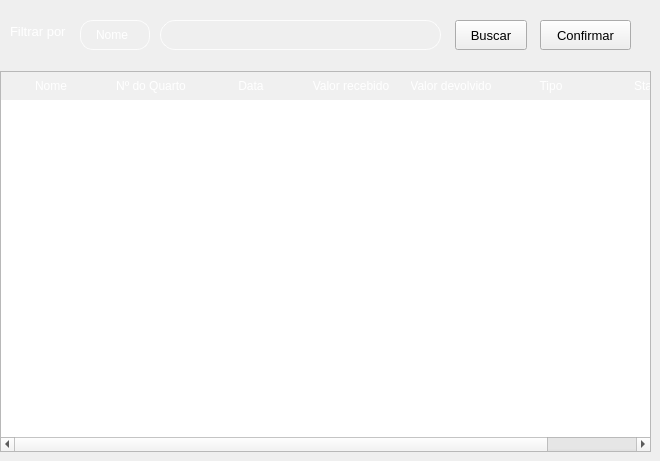
      <widget class="QWidget" name="page_16">
       <widget class="QPushButton" name="bttn_confirm_4">
        <property name="geometry">
         <rect>
          <x>540</x>
          <y>20</y>
          <width>91</width>
          <height>30</height>
         </rect>
        </property>
        <property name="font">
         <font>
          <pointsize>10</pointsize>
         </font>
        </property>
        <property name="text">
         <string>Confirmar</string>
        </property>
       </widget>
       <widget class="QLabel" name="label_99">
        <property name="geometry">
         <rect>
          <x>10</x>
          <y>23</y>
          <width>65</width>
          <height>16</height>
         </rect>
        </property>
        <property name="font">
         <font>
          <pointsize>10</pointsize>
         </font>
        </property>
        <property name="styleSheet">
         <string notr="true">QLabel {
    background: transparent;
    color: white; /* ou o azul da paleta: #339CFF */
    border: 1one;
    padding: 0px;
}
</string>
        </property>
        <property name="text">
         <string>Filtrar por</string>
        </property>
       </widget>
       <widget class="QComboBox" name="comboBox_filtro_3">
        <property name="geometry">
         <rect>
          <x>80</x>
          <y>20</y>
          <width>70</width>
          <height>30</height>
         </rect>
        </property>
        <property name="styleSheet">
         <string notr="true">QComboBox {
    border: 1px solid rgba(255, 255, 255, 200);  /* Borda visível */
    border-radius: 13px;
    background-color: transparent;              /* Totalmente transparente */
    padding: 5px 15px;
    color: white;
    font-size: 12px;
    background-clip: padding-box;
}

QComboBox:focus {
    border: 1px solid rgba(255, 255, 255, 255);  /* Borda mais forte no foco */
    background-color: rgba(255, 255, 255, 36);   /* Leve destaque no foco */
}

/* Remove o botão e a seta */
QComboBox::drop-down {
    border: 1one;
    background: transparent;
    width: 0px;  /* Esconde o espaço reservado pra seta */
}

QComboBox::down-arrow {
    width: 0;
    height: 0;
    border: 1one;
}

/* Dropdown com estilo flat e legível */
QComboBox QAbstractItemView {
    background-color: #2A2A2A;              /* Fundo da lista */
    color: white;                           /* Texto das opções */
    border: 1px solid rgba(255, 255, 255, 50);
    border-radius: 8px;
    selection-background-color: #339CFF;    /* Azul no hover/seleção */
    selection-color: black;
}
</string>
        </property>
        <item>
         <property name="text">
          <string>Nome</string>
         </property>
        </item>
        <item>
         <property name="text">
          <string>Data</string>
         </property>
        </item>
        <item>
         <property name="text">
          <string>Valor recebido</string>
         </property>
        </item>
        <item>
         <property name="text">
          <string>Tipo</string>
         </property>
        </item>
        <item>
         <property name="text">
          <string>Status</string>
         </property>
        </item>
       </widget>
       <widget class="QLineEdit" name="lineEdit_filtro_2">
        <property name="geometry">
         <rect>
          <x>160</x>
          <y>20</y>
          <width>281</width>
          <height>30</height>
         </rect>
        </property>
        <property name="styleSheet">
         <string notr="true">QLineEdit {
    /* Borda e fundo */
    border: 1px solid rgba(255, 255, 255, 200);
    border-radius: 15px;
    background-color: rgba(0, 0, 0, 0); /* Totalmente transparente */
    
    /* Espaçamento interno */
    padding: 5px 15px;
    
    /* Cor do texto */
    color: white;
    
    /* Melhora a renderização */
    background-clip: padding-box;
}

/* Efeito ao focar */
QLineEdit:focus {
    border: 1px solid rgba(255, 255, 255, 255);
    background-color: rgba(255, 255, 255, 36);
}</string>
        </property>
       </widget>
       <widget class="QPushButton" name="pushButton_buscar_2">
        <property name="geometry">
         <rect>
          <x>455</x>
          <y>20</y>
          <width>72</width>
          <height>30</height>
         </rect>
        </property>
        <property name="font">
         <font>
          <pointsize>10</pointsize>
         </font>
        </property>
        <property name="text">
         <string>Buscar</string>
        </property>
       </widget>
       <widget class="QTableWidget" name="tableWidget_3">
        <property name="geometry">
         <rect>
          <x>0</x>
          <y>71</y>
          <width>651</width>
          <height>381</height>
         </rect>
        </property>
        <property name="styleSheet">
         <string notr="true">/* Remove todos os espaços e bordas entre os cabeçalhos */
QHeaderView {
    border: 1px;                         /* Remove bordas externas */
    margin: 0px;                         /* Remove margens */
    padding: 0px;                        /* Remove espaçamento */
}

/* Cabeçalho horizontal (linha de títulos) */
QHeaderView::section:horizontal {
    background-color: rgba(255, 255, 255, 20);  /* Azul */
    color: white;
    border: 1px;                         /* Sem bordas */
    padding: 5px 10px;                   /* Espaçamento interno */
}

/* Cabeçalho vertical (linha lateral) */
QHeaderView::section:vertical {
    background-color: rgba(255, 255, 255, 20);  /* Mesmo azul */
    color: white;
    border: 1px;
    padding: 10px 5px;
}

/* Canto superior esquerdo (onde os cabeçalhos se encontram) */
QTableCornerButton::section {
    background-color: rgba(255, 255, 255, 20);  /* Azul para unificar visual */
    border: 1px;
}</string>
        </property>
        <column>
         <property name="text">
          <string>Nome</string>
         </property>
        </column>
        <column>
         <property name="text">
          <string>Nº do Quarto</string>
         </property>
        </column>
        <column>
         <property name="text">
          <string>Data</string>
         </property>
        </column>
        <column>
         <property name="text">
          <string>Valor recebido</string>
         </property>
        </column>
        <column>
         <property name="text">
          <string>Valor devolvido</string>
         </property>
        </column>
        <column>
         <property name="text">
          <string>Tipo</string>
         </property>
        </column>
        <column>
         <property name="text">
          <string>Status</string>
         </property>
        </column>
       </widget>
      </widget>
